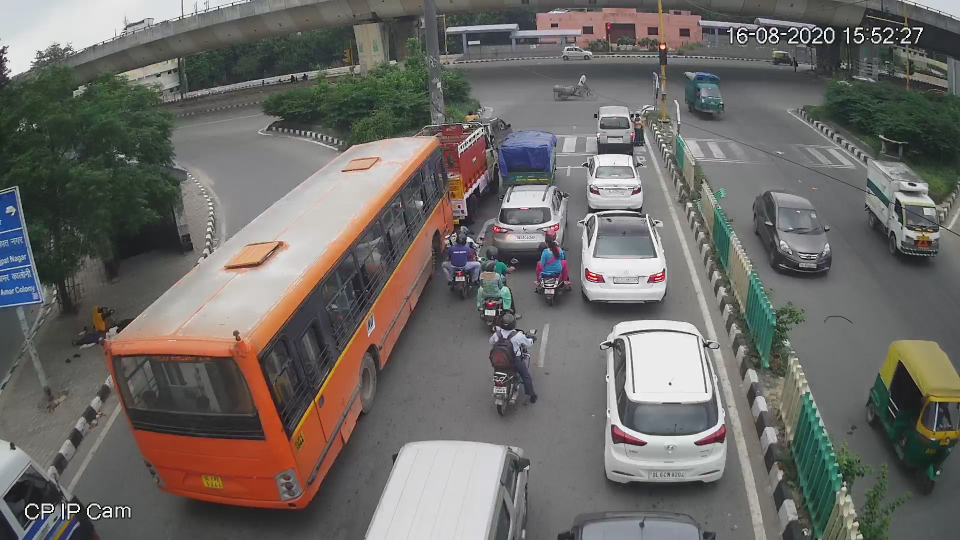
//> input picture images/traffic.jpg, 1920 x 1080 px (shown at 1/2 size)
$ ./initial   (built with g++ and OpenCV 4)
//> lines starting //> are read from the running program, lines starting //| are printed output that depends on the picture
#include <opencv2/opencv.hpp>
#include <iostream>

using namespace cv;
using namespace std;
// Note:: All images that are read or written are assumed to be in the same directory as this file. We need to mention this in Readme file.	//


vector<Point2f> inputPts;	// 4 pts taken from user	//
vector<Point2f> Pts_dst;	// destination pts.	//

Mat img;		// input image	//
Mat imgGray;	// converted to grayscale	//
Mat transformedGray;	// bird eye view of grayscale image	//


//	taking input	//
void getPointsFromUser(int event, int x, int y, int flags, void * userData) {
	if (event == EVENT_LBUTTONDOWN) {
		imshow("Original Frame", imgGray);
		if (inputPts.size() < 4) inputPts.push_back(Point2f(x, y));
	}
}


int main(int argc, char* argv[]) {
	//	resetting both vectors	//

	inputPts.clear();
	Pts_dst.clear();
	string path="images/traffic.jpg";


	//	read image properly	//
	if (argc==1){
		cout<<"Provide image file name as an argument"<<endl;
	}
	else{
		string imageFileName=argv[1];
		path="images/"+imageFileName;
	}
	Mat img = imread(path);
//> img is the input picture: 1080 rows x 1920 cols, CV_8UC3; mean B, G, R 102.5, 106.2, 109.1
	if (img.empty()) {
		cout << "Error: Image file is empty" << endl;
		return -1;
	}


	int w = img.size().width, h = img.size().height; //	w = 1920 h = 1080	//
//> w = 1920; h = 1080
	Size size(w, h);	//	Input image resolution as checked by image properties also	//
//> size = Size(1920, 1080)


	//	we take input as taken by Riju Ma'am, i.e top left point first and then in anti clockwise direction	//
	//	these points below for destination transformation are as given by Riju Ma'am on the Course Website	//

	Pts_dst.push_back(Point2f(472, 52));
	Pts_dst.push_back(Point2f(472, 830));
	Pts_dst.push_back(Point2f(800, 830));
	Pts_dst.push_back(Point2f(800, 52));


	//	Take Points as Input	//
	cvtColor(img, imgGray, COLOR_BGR2GRAY); //	rgb to grayscale	//
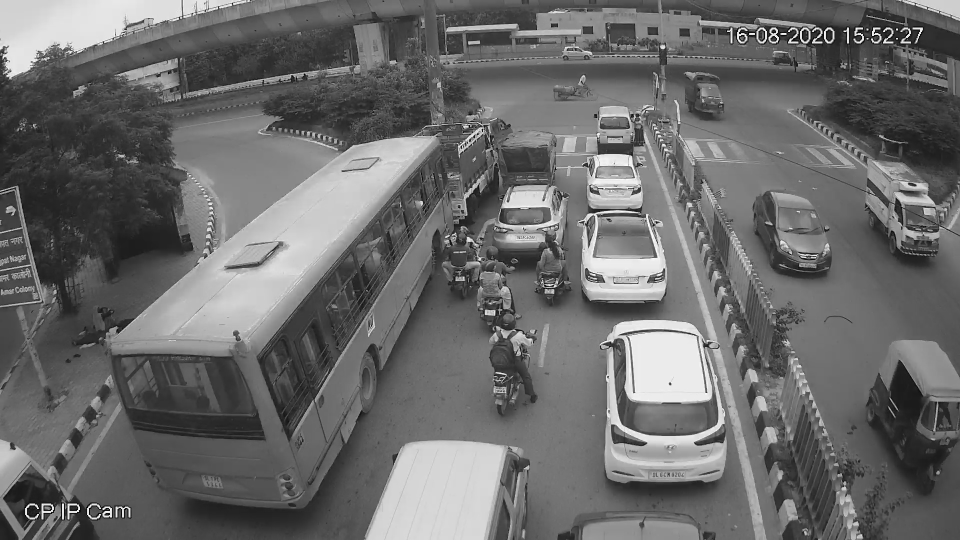
//> imgGray: 1080 rows x 1920 cols, CV_8UC1 (shown at 1/2 size); min 0, max 255, mean 106.6
	resize(imgGray, imgGray, Size(), 0.5, 0.5);	//	fit/scale the window for user else very big	//
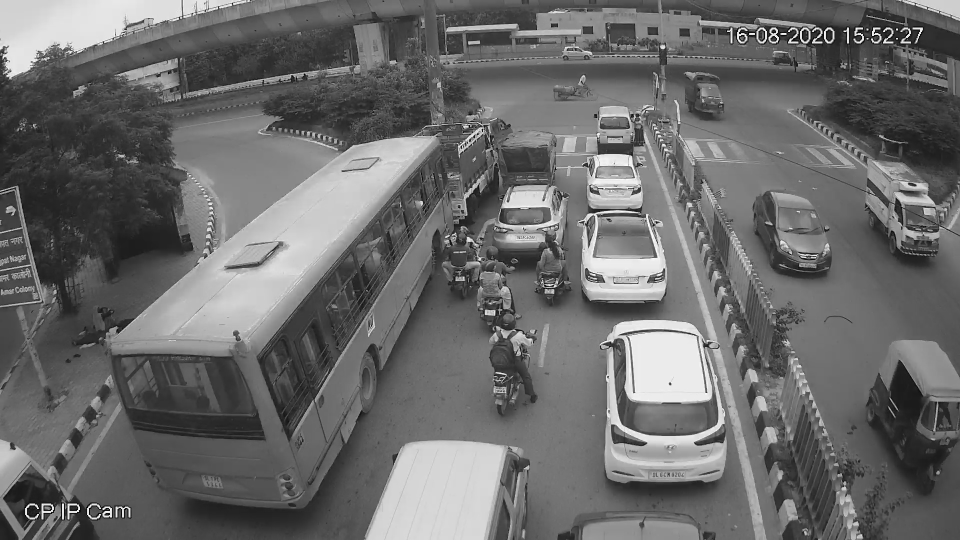
//> imgGray: 540 rows x 960 cols, CV_8UC1; min 3, max 253, mean 106.8
	imshow("Original Frame", imgGray);

	setMouseCallback("Original Frame", getPointsFromUser, &inputPts);	// take input
	waitKey(0);	//	wait for infinite time till user presses any key.
//> the left mouse button is pressed and released at (240, 135)
//> the left mouse button is pressed and released at (720, 135)
//> the left mouse button is pressed and released at (720, 405)
//> the left mouse button is pressed and released at (240, 405)


	//	Transform now!	//
	Mat matrix = getPerspectiveTransform(inputPts, Pts_dst);	// get homography matrix
	warpPerspective(imgGray, transformedGray, matrix,size);
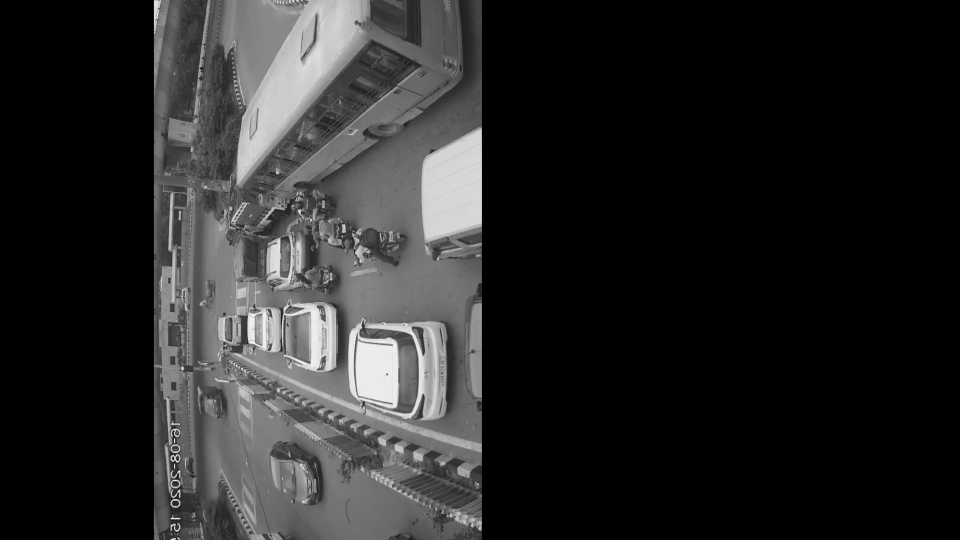
//> transformedGray: 1080 rows x 1920 cols, CV_8UC1 (shown at 1/2 size); min 0, max 251, mean 39
	resize(transformedGray, transformedGray, Size(), 0.5, 0.5);
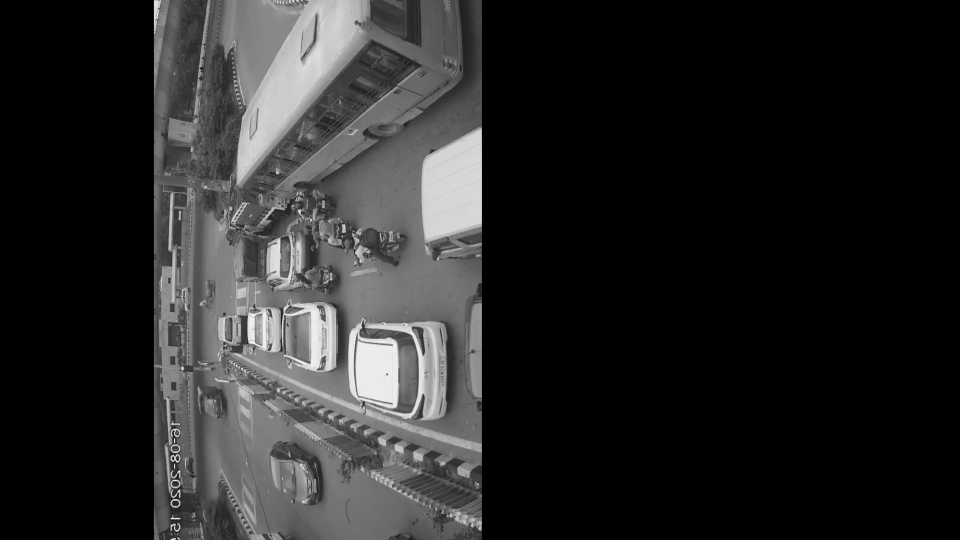
//> transformedGray: 540 rows x 960 cols, CV_8UC1; min 0, max 245, mean 39.1


	//	cropping	//
	Rect roi(Point2i(240,30),Point2i(400,410));	//rect structure for cropping
	Mat croppedImg;
	croppedImg = transformedGray(roi);
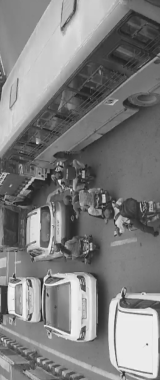
//> croppedImg: 380 rows x 160 cols, CV_8UC1; min 28, max 245, mean 127.5


	//	show and write operations	//
	imshow("Projected Frame", transformedGray);
	imwrite("images/transformedEmpty.jpg", transformedGray);
	imshow("Cropped Frame", croppedImg);
	imwrite("images/croppedEmpty.jpg", croppedImg);
	waitKey(0);


	return 0;
}

$ run again, with images/empty.jpg copied over images/traffic.jpg
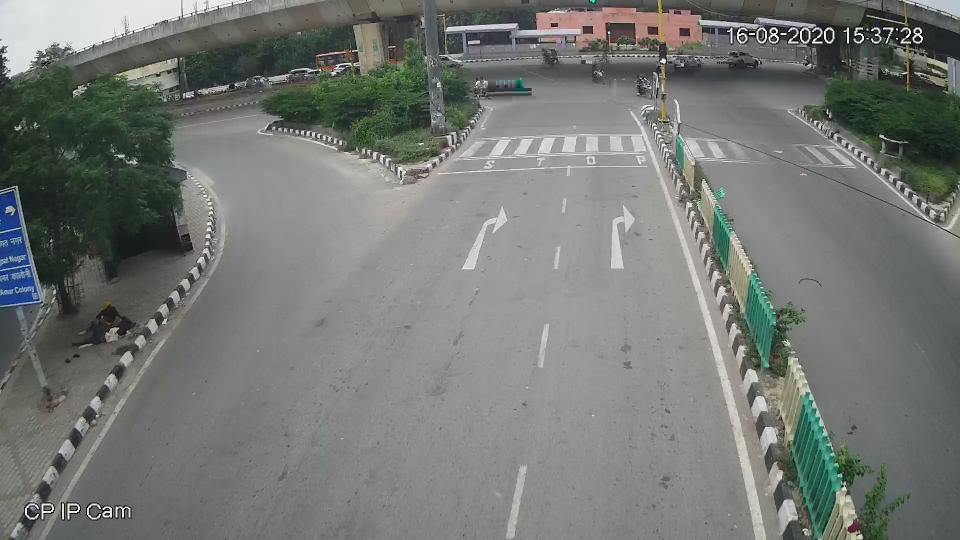
//> input picture images/empty.jpg, 1920 x 1080 px (shown at 1/2 size)
//> img is the input picture: 1080 rows x 1920 cols, CV_8UC3; mean B, G, R 116.9, 120.1, 116.9
//> `resize(transformedGray, transformedGray, Size(), 0.5, 0.5);`:
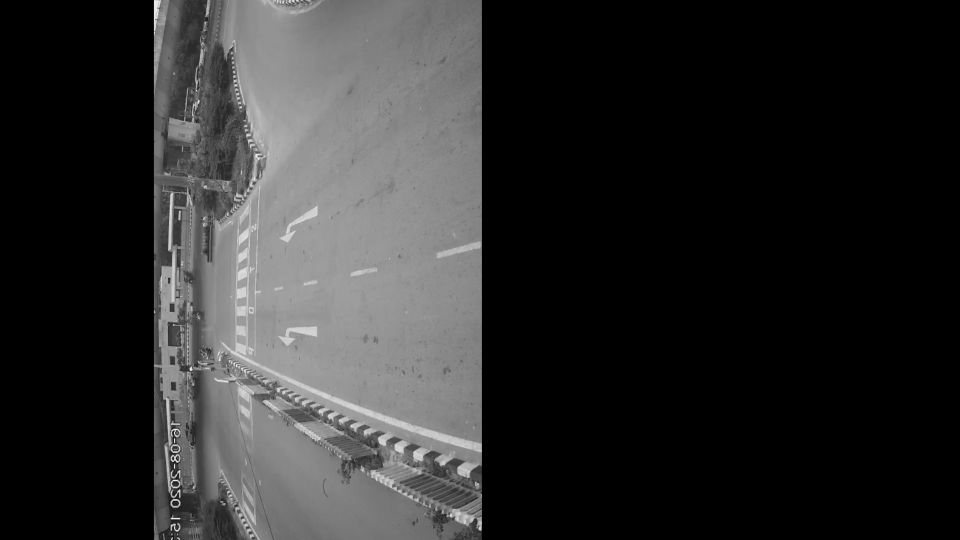
//> transformedGray: 540 rows x 960 cols, CV_8UC1; min 0, max 240, mean 44.1
//> `croppedImg = transformedGray(roi);`:
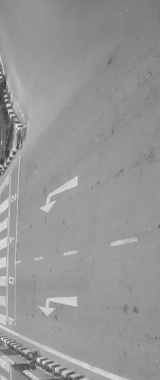
//> croppedImg: 380 rows x 160 cols, CV_8UC1; min 54, max 235, mean 150.5
